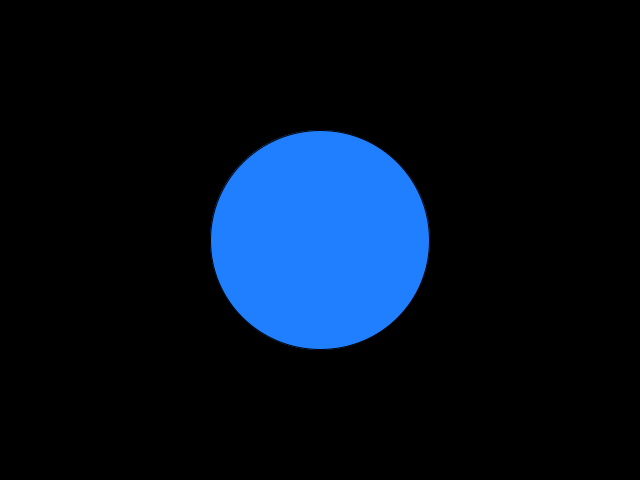
Frame 1 (no input)
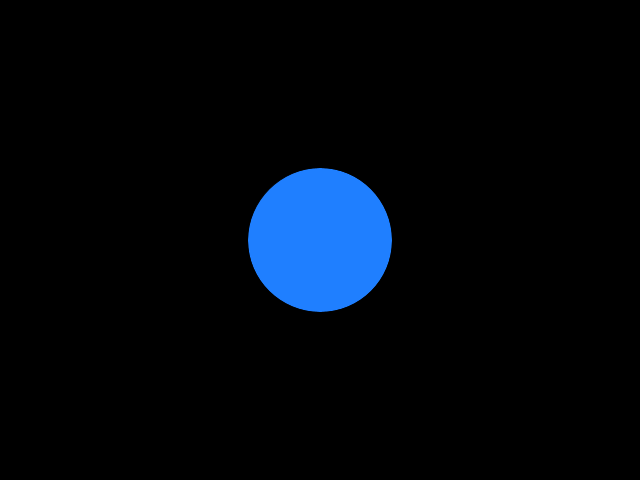
Frame 60 (the mouse pressed at the canvas centre just before this capture)
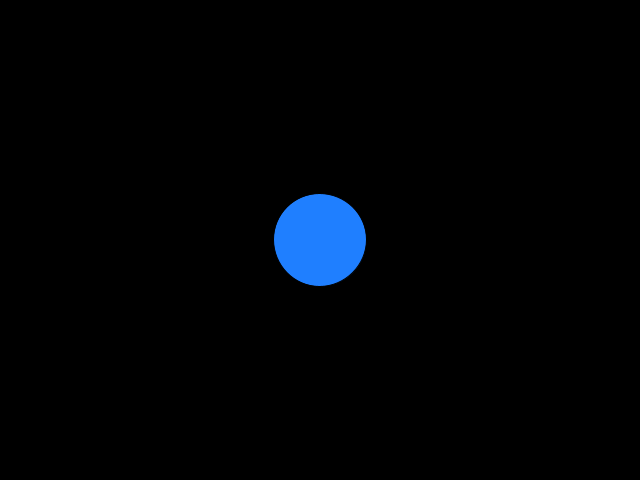
Frame 120 (the mouse held since frame 60 and released just before this capture)

The Processing sketch that drew these frames (run headless with seeded random() and noise(); from frame 60 on, the mouse is pressed at the canvas centre):

// Processing sketch: processing_117888
// ── processing_117888.pde

void setup(){
size(640,480);
frameRate(30);
}

void draw(){
  background(0);
  fill(31,127,255);
  float radius = 200 * sin(frameCount / 10.0) + 200;
  ellipse(width/2, height/2,radius,radius);
}
